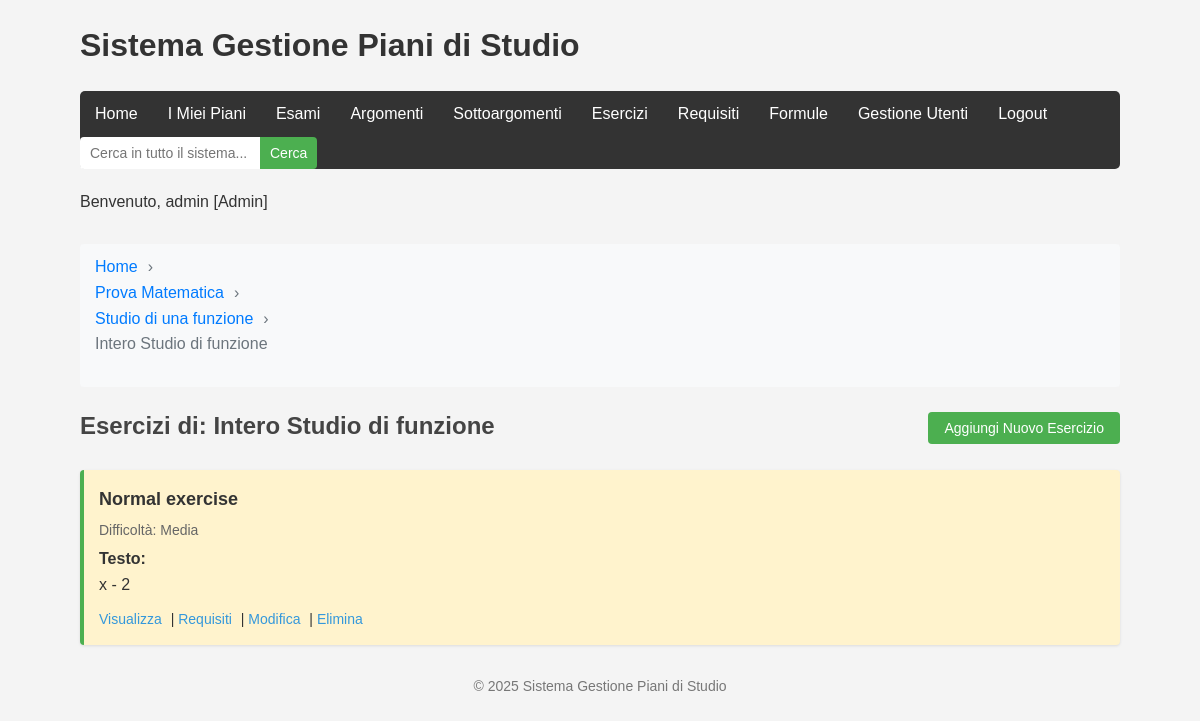
Page /pages/esercizi.php?sottoargomento_id=3 (signed in) on the committed database.
### tables this page shows
CREATE TABLE `sottoargomenti` (
  `id` int(11) NOT NULL,
  `argomento_id` int(11) NOT NULL,
  `titolo` varchar(100) NOT NULL,
  `descrizione` text DEFAULT NULL,
  `livello_profondita` int(11) DEFAULT 1
);

CREATE TABLE `esercizi` (
  `id` int(11) NOT NULL,
  `sottoargomento_id` int(11) NOT NULL,
  `titolo` varchar(100) NOT NULL,
  `testo` text NOT NULL,
  `soluzione` text DEFAULT NULL,
  `difficolta` int(11) DEFAULT 2
);

### models/sottoargomento.php (called while the page is built, shortened)
<?php
class SottoArgomento {
    private $conn;
    private $table_name = "sottoargomenti";
    public $id;
    public function __construct($db) {
        $this->conn = $db;
    }
    public function readOne() {
        $query = "SELECT s.*, a.titolo as argomento_titolo
                  FROM " . $this->table_name . " s
                  LEFT JOIN argomenti a ON s.argomento_id = a.id
                  WHERE s.id = :id
                  LIMIT 0,1";
        $stmt = $this->conn->prepare($query);
        $stmt->bindParam(":id", $this->id);
        $stmt->execute();
        $row = $stmt->fetch(PDO::FETCH_ASSOC);
        if ($row) {
            return $row;
        }
        return [];
    }
}
?>

### models/esercizio.php (called while the page is built, shortened)
<?php
class Esercizio {
    private $conn;
    private $table_name = "esercizi";
    public function __construct($db) {
        $this->conn = $db;
    }
    public function readBySottoArgomento($sottoargomento_id) {
        $query = "SELECT * FROM " . $this->table_name . "
                  WHERE sottoargomento_id = :sottoargomento_id
                  ORDER BY difficolta ASC, titolo ASC";
        $stmt = $this->conn->prepare($query);
        $stmt->bindParam(":sottoargomento_id", $sottoargomento_id);
        $stmt->execute();
        return $stmt;
    }
}
?>

### pages/esercizi.php (the view, shortened to what this page needs)
<?php
include_once '../ui/includes/header.php';
include_once '../models/esercizio.php';
include_once '../models/sottoargomento.php';
$database = new Database();
$db = $database->getConnection();
$esercizio = new Esercizio($db);
$sottoargomento = new SottoArgomento($db);
$argomento = new Argomento($db);
$esame = new Esame($db);
$sottoargomento_id = isset($_GET['sottoargomento_id']) ? $_GET['sottoargomento_id'] : null;
$sottoargomento_info = null;
if ($sottoargomento_id) {
    $sottoargomento->id = $sottoargomento_id;
    $sottoargomento_info = $sottoargomento->readOne();
    if ($sottoargomento_info) {
        $argomento->id = $sottoargomento_info['argomento_id'];
        $argomento_info = $argomento->readOne();
        $esame->id = $argomento_info['esame_id'];
        $esame_info = $esame->readOne();
    }
}
include_once 'components/shared/breadcrumb.php';
if ($sottoargomento_id && $sottoargomento_info) {
    $breadcrumb_items = [
        ['text' => 'Home', 'link' => 'index.php'],
        ['text' => $esame_info['nome'], 'link' => 'view_esame.php?id=' . $esame_info['id']],
        ['text' => $argomento_info['titolo'], 'link' => 'view_argomento.php?id=' . $argomento_info['id']],
        ['text' => $sottoargomento_info['titolo']]
    ];
    generaBreadcrumb($breadcrumb_items);
}
echo "<div class='header-with-button'>";
if ($sottoargomento_id && $sottoargomento_info) {
    echo "<h2>Esercizi di: " . htmlspecialchars($sottoargomento_info['titolo']) . "</h2>";
} else {
    echo "<h2>Tutti gli Esercizi</h2>";
}
if (isset($_SESSION['user_id'])) {
    echo "<button id='showCreateFormBtn' class='btn-primary'>Aggiungi Nuovo Esercizio</button>";
}
echo "</div>";
$stmt = $sottoargomento_id ? $esercizio->readBySottoArgomento($sottoargomento_id) : $esercizio->readAll();
$num = $stmt->rowCount();
if ($num > 0) {
    echo "<ul class='item-list'>";
    while ($row = $stmt->fetch(PDO::FETCH_ASSOC)) {
        extract($row);
        $sottoargomento_info_display = isset($sottoargomento_titolo) ?
            "<div class='item-meta'>Sottoargomento: " . htmlspecialchars($sottoargomento_titolo) . "</div>" : "";
        $difficolta_class = "difficulty-$difficolta";
        $difficolta_text = ($difficolta == 1) ? "Facile" : (($difficolta == 2) ? "Media" : "Difficile");
        echo "<li class='$difficolta_class'>
                <div class='item-title'>" . htmlspecialchars($titolo) . "</div>
                $sottoargomento_info_display
                <div class='item-meta'>Difficoltà: $difficolta_text</div>
                <div class='item-description'>
                    <strong>Testo:</strong><br>
                    " . nl2br(htmlspecialchars(substr($testo, 0, 200))) . (strlen($testo) > 200 ? "..." : "") . "
                </div>
                <div class='item-actions'>
                    <a href='view_esercizio.php?id=$id'>Visualizza</a> |
                    <a href='requisiti.php?esercizio_id=$id'>Requisiti</a>";
        if (isset($_SESSION['user_id'])) {
            echo " | <a href='?edit=$id" . ($sottoargomento_id ? "&sottoargomento_id=$sottoargomento_id" : "") . "'>Modifica</a>";
            echo " | <a href='?delete=$id" . ($sottoargomento_id ? "&sottoargomento_id=$sottoargomento_id" : "") . "' onclick='return confirm(\"Sei sicuro di voler eliminare questo esercizio?\");'>Elimina</a>";
        }
        echo "</div></li>";
    }
    echo "</ul>";
} else {
    echo "<p>Nessun esercizio trovato." . ($sottoargomento_id ? " Aggiungi un esercizio a questo sottoargomento." : "") . "</p>";
}
include_once '../ui/includes/footer.php';
?>

### ui/css/style.css (style rules this page uses)
* { box-sizing: border-box; margin: 0; padding: 0; }
body { font-family: Arial, sans-serif; line-height: 1.6; color: #333; background-color: #f4f4f4; }
h2 { color: #444; margin-bottom: 15px; border-bottom: 1px solid #ddd; padding-bottom: 5px; }
button { padding: 10px 20px; background-color: #4CAF50; color: white; border: none; border-radius: 4px; cursor: pointer; font-size: 16px; transition: background-color 0.3s; }
ul { list-style-type: none; margin-bottom: 20px; }
li { background-color: white; margin: 5px 0; padding: 10px; border-radius: 4px; box-shadow: 0 1px 3px rgba(0, 0, 0, 0.1); }
a { text-decoration: none; color: #3498db; margin-left: 10px; }
.item-list li { padding: 15px; margin-bottom: 10px; border-left: 4px solid #4CAF50; }
.item-title { font-size: 18px; font-weight: bold; margin-bottom: 5px; }
.item-meta { font-size: 14px; color: #666; margin-bottom: 5px; }
.item-description { margin-bottom: 10px; }
.item-actions { font-size: 14px; margin-top: 5px; }
.item-actions a { margin-right: 5px; margin-left: 0; }
.difficulty-2 { background-color: #fff3cd; }
.header-with-button { display: flex; justify-content: space-between; align-items: center; margin-bottom: 20px; flex-wrap: wrap; }
.header-with-button h2 { margin: 0; border-bottom: none; }
.header-with-button button { margin-left: 10px; }
.btn-primary { display: inline-block; padding: 8px 16px; background-color: #4CAF50; color: white; border: none; border-radius: 4px; cursor: pointer; font-size: 14px; transition: background-color 0.3s; text-decoration: none; }
.btn-primary { margin-left: 0; }

### rows in the picture
sottoargomenti: titolo "Intero Studio di funzione"
esercizi: titolo "Normal exercise", difficolta "Media", testo "x - 2"

### other values in the picture
$_SESSION['username'] "admin"
$item['text'] "Home"
$item['text'] "Prova Matematica"
$item['text'] "Studio di una funzione"
$item['text'] "Intero Studio di funzione"
